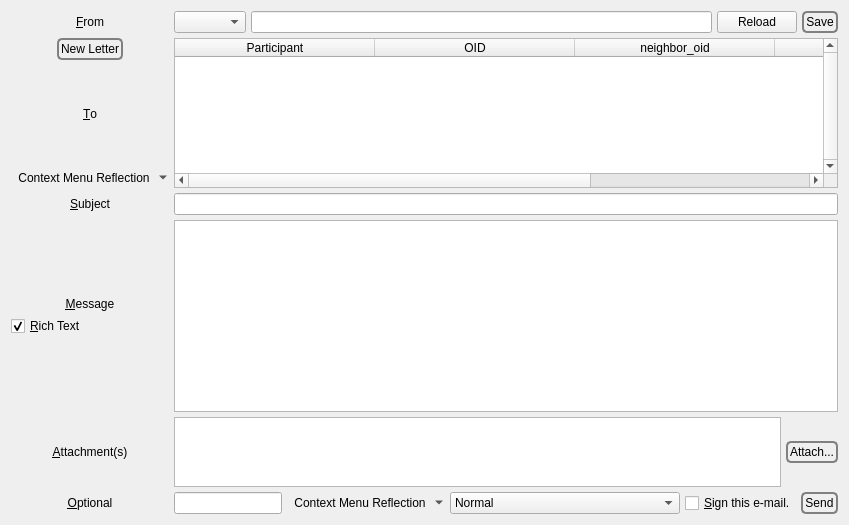
              <widget class="QWidget" name="tab_13">
               <attribute name="title">
                <string>&amp;Write</string>
               </attribute>
               <layout class="QVBoxLayout" name="verticalLayout_19">
                <item>
                 <layout class="QGridLayout" name="gridLayout_4">
                  <property name="spacing">
                   <number>5</number>
                  </property>
                  <item row="3" column="0">
                   <widget class="QLabel" name="label_25">
                    <property name="text">
                     <string>&amp;Subject</string>
                    </property>
                    <property name="alignment">
                     <set>Qt::AlignCenter</set>
                    </property>
                    <property name="margin">
                     <number>7</number>
                    </property>
                    <property name="buddy">
                     <cstring>outgoingSubject</cstring>
                    </property>
                   </widget>
                  </item>
                  <item row="6" column="0">
                   <widget class="QLabel" name="label_6">
                    <property name="text">
                     <string>&amp;Optional</string>
                    </property>
                    <property name="alignment">
                     <set>Qt::AlignCenter</set>
                    </property>
                    <property name="margin">
                     <number>7</number>
                    </property>
                    <property name="buddy">
                     <cstring>goldbug</cstring>
                    </property>
                   </widget>
                  </item>
                  <item row="0" column="1">
                   <layout class="QHBoxLayout" name="horizontalLayout_47">
                    <property name="spacing">
                     <number>5</number>
                    </property>
                    <item>
                     <widget class="QComboBox" name="emailName"/>
                    </item>
                    <item>
                     <widget class="QLineEdit" name="emailNameEditable"/>
                    </item>
                    <item>
                     <widget class="QPushButton" name="reloadEmailNames">
                      <property name="text">
                       <string>Reload</string>
                      </property>
                     </widget>
                    </item>
                    <item>
                     <widget class="QPushButton" name="saveEmailName">
                      <property name="styleSheet">
                       <string notr="true">QPushButton {
 border: 2px solid gray;
 background-color: qlineargradient(x1: 0, y1: 0, x2: 0, y2: 1,
                                   stop: 0 #E0E0E0, stop: 1 #FFFFFF);
 border-radius: 5px;

 padding: 2px;
 }


QPushButton:hover { 
background-color: qlineargradient(x1: 0, y1: 0, x2: 0, y2: 1,
                                   stop: 0 rgb(254,229,172), stop: 1 #FFFFFF);
background-position: top center; } 

QPushButton:pressed {
     background-color: darkgray;
     border-style: inset;
 }</string>
                      </property>
                      <property name="text">
                       <string>Save</string>
                      </property>
                     </widget>
                    </item>
                   </layout>
                  </item>
                  <item row="0" column="0">
                   <widget class="QLabel" name="label_41">
                    <property name="text">
                     <string>&amp;From</string>
                    </property>
                    <property name="alignment">
                     <set>Qt::AlignCenter</set>
                    </property>
                    <property name="margin">
                     <number>7</number>
                    </property>
                    <property name="buddy">
                     <cstring>emailName</cstring>
                    </property>
                   </widget>
                  </item>
                  <item row="4" column="0">
                   <layout class="QVBoxLayout" name="verticalLayout_71">
                    <property name="spacing">
                     <number>5</number>
                    </property>
                    <item>
                     <spacer name="verticalSpacer_7">
                      <property name="orientation">
                       <enum>Qt::Vertical</enum>
                      </property>
                      <property name="sizeHint" stdset="0">
                       <size>
                        <width>20</width>
                        <height>40</height>
                       </size>
                      </property>
                     </spacer>
                    </item>
                    <item>
                     <widget class="QLabel" name="label_4">
                      <property name="text">
                       <string>&amp;Message</string>
                      </property>
                      <property name="alignment">
                       <set>Qt::AlignCenter</set>
                      </property>
                      <property name="margin">
                       <number>7</number>
                      </property>
                      <property name="buddy">
                       <cstring>outgoingMessage</cstring>
                      </property>
                     </widget>
                    </item>
                    <item>
                     <widget class="QCheckBox" name="richtext">
                      <property name="toolTip">
                       <string>&lt;html&gt;&lt;head/&gt;&lt;body&gt;&lt;p&gt;The Rich Text option will be ignored on traditional e-mail accounts. If enabled, an HTML representation of the Message text will be included in the e-mail bundle.&lt;/p&gt;&lt;/body&gt;&lt;/html&gt;</string>
                      </property>
                      <property name="text">
                       <string>&amp;Rich Text</string>
                      </property>
                      <property name="checked">
                       <bool>true</bool>
                      </property>
                     </widget>
                    </item>
                    <item>
                     <spacer name="verticalSpacer_5">
                      <property name="orientation">
                       <enum>Qt::Vertical</enum>
                      </property>
                      <property name="sizeHint" stdset="0">
                       <size>
                        <width>20</width>
                        <height>40</height>
                       </size>
                      </property>
                     </spacer>
                    </item>
                   </layout>
                  </item>
                  <item row="6" column="1">
                   <layout class="QHBoxLayout" name="horizontalLayout_31">
                    <property name="spacing">
                     <number>5</number>
                    </property>
                    <item>
                     <widget class="QLineEdit" name="goldbug">
                      <property name="toolTip">
                       <string>&lt;html&gt;&lt;head/&gt;&lt;body&gt;&lt;p&gt;Bundle the e-mail components in an additional layer of authentication and encryption. The first ninety-six characters will be consumed. Do remember to notify all recipients of the Gold Bug.&lt;/p&gt;&lt;/body&gt;&lt;/html&gt;</string>
                      </property>
                     </widget>
                    </item>
                    <item>
                     <widget class="QToolButton" name="emailSecrets">
                      <property name="toolTip">
                       <string>Secret Streams</string>
                      </property>
                      <property name="text">
                       <string>Context Menu Reflection</string>
                      </property>
                      <property name="icon">
                       <iconset resource="../Icons/icons.qrc">
                        <normaloff>:/generic/menu-secret-email.png</normaloff>:/generic/menu-secret-email.png</iconset>
                      </property>
                      <property name="popupMode">
                       <enum>QToolButton::MenuButtonPopup</enum>
                      </property>
                      <property name="autoRaise">
                       <bool>true</bool>
                      </property>
                     </widget>
                    </item>
                    <item>
                     <widget class="QComboBox" name="email_fs_gb">
                      <property name="currentIndex">
                       <number>2</number>
                      </property>
                      <property name="sizeAdjustPolicy">
                       <enum>QComboBox::AdjustToContents</enum>
                      </property>
                      <property name="minimumContentsLength">
                       <number>25</number>
                      </property>
                      <item>
                       <property name="text">
                        <string>Forward Secrecy</string>
                       </property>
                      </item>
                      <item>
                       <property name="text">
                        <string>Gold Bug</string>
                       </property>
                      </item>
                      <item>
                       <property name="text">
                        <string>Normal</string>
                       </property>
                      </item>
                      <item>
                       <property name="text">
                        <string>Pure Forward Secrecy</string>
                       </property>
                      </item>
                     </widget>
                    </item>
                    <item>
                     <widget class="QCheckBox" name="sign_this_email">
                      <property name="text">
                       <string>&amp;Sign this e-mail.</string>
                      </property>
                     </widget>
                    </item>
                    <item>
                     <widget class="QPushButton" name="sendMail">
                      <property name="sizePolicy">
                       <sizepolicy hsizetype="Expanding" vsizetype="Fixed">
                        <horstretch>0</horstretch>
                        <verstretch>0</verstretch>
                       </sizepolicy>
                      </property>
                      <property name="styleSheet">
                       <string notr="true">QPushButton {
 border: 2px solid gray;
 background-color: qlineargradient(x1: 0, y1: 0, x2: 0, y2: 1,
                                   stop: 0 #E0E0E0, stop: 1 #FFFFFF);
 border-radius: 5px;

 padding: 2px;
 }


QPushButton:hover { 
background-color: qlineargradient(x1: 0, y1: 0, x2: 0, y2: 1,
                                   stop: 0 rgb(254,229,172), stop: 1 #FFFFFF);
background-position: top center; } 

QPushButton:pressed {
     background-color: darkgray;
     border-style: inset;
 }</string>
                      </property>
                      <property name="text">
                       <string>Send</string>
                      </property>
                     </widget>
                    </item>
                   </layout>
                  </item>
                  <item row="5" column="1">
                   <layout class="QHBoxLayout" name="horizontalLayout_51">
                    <property name="spacing">
                     <number>5</number>
                    </property>
                    <item>
                     <widget class="QTextEdit" name="attachment">
                      <property name="sizePolicy">
                       <sizepolicy hsizetype="Expanding" vsizetype="Maximum">
                        <horstretch>0</horstretch>
                        <verstretch>0</verstretch>
                       </sizepolicy>
                      </property>
                      <property name="toolTip">
                       <string>&lt;html&gt;&lt;head/&gt;&lt;body&gt;&lt;p&gt;Traditional e-mail supports only single attachments. Inline attachments are also not supported.&lt;/p&gt;&lt;p&gt;Click an attachment to remove it.&lt;/p&gt;&lt;/body&gt;&lt;/html&gt;</string>
                      </property>
                     </widget>
                    </item>
                    <item>
                     <widget class="QPushButton" name="selectAttachment">
                      <property name="styleSheet">
                       <string notr="true">QPushButton {
 border: 2px solid gray;
 background-color: qlineargradient(x1: 0, y1: 0, x2: 0, y2: 1,
                                   stop: 0 #E0E0E0, stop: 1 #FFFFFF);
 border-radius: 5px;

 padding: 2px;
 }


QPushButton:hover { 
background-color: qlineargradient(x1: 0, y1: 0, x2: 0, y2: 1,
                                   stop: 0 rgb(254,229,172), stop: 1 #FFFFFF);
background-position: top center; } 

QPushButton:pressed {
     background-color: darkgray;
     border-style: inset;
 }</string>
                      </property>
                      <property name="text">
                       <string>Attach...</string>
                      </property>
                     </widget>
                    </item>
                   </layout>
                  </item>
                  <item row="4" column="1">
                   <widget class="QTextEdit" name="outgoingMessage">
                    <property name="tabChangesFocus">
                     <bool>true</bool>
                    </property>
                    <property name="textInteractionFlags">
                     <set>Qt::TextEditorInteraction</set>
                    </property>
                   </widget>
                  </item>
                  <item row="2" column="1">
                   <layout class="QVBoxLayout" name="verticalLayout_70">
                    <property name="spacing">
                     <number>5</number>
                    </property>
                    <item>
                     <widget class="QTableWidget" name="emailParticipants">
                      <property name="sizePolicy">
                       <sizepolicy hsizetype="Expanding" vsizetype="Minimum">
                        <horstretch>0</horstretch>
                        <verstretch>0</verstretch>
                       </sizepolicy>
                      </property>
                      <property name="maximumSize">
                       <size>
                        <width>16777215</width>
                        <height>150</height>
                       </size>
                      </property>
                      <property name="verticalScrollBarPolicy">
                       <enum>Qt::ScrollBarAlwaysOn</enum>
                      </property>
                      <property name="alternatingRowColors">
                       <bool>true</bool>
                      </property>
                      <property name="selectionBehavior">
                       <enum>QAbstractItemView::SelectRows</enum>
                      </property>
                      <property name="horizontalScrollMode">
                       <enum>QAbstractItemView::ScrollPerPixel</enum>
                      </property>
                      <property name="sortingEnabled">
                       <bool>true</bool>
                      </property>
                      <attribute name="horizontalHeaderDefaultSectionSize">
                       <number>200</number>
                      </attribute>
                      <attribute name="horizontalHeaderStretchLastSection">
                       <bool>true</bool>
                      </attribute>
                      <column>
                       <property name="text">
                        <string>Participant</string>
                       </property>
                      </column>
                      <column>
                       <property name="text">
                        <string>OID</string>
                       </property>
                      </column>
                      <column>
                       <property name="text">
                        <string>neighbor_oid</string>
                       </property>
                      </column>
                      <column>
                       <property name="text">
                        <string>public_key_hash</string>
                       </property>
                      </column>
                      <column>
                       <property name="text">
                        <string>Forward Secrecy Information</string>
                       </property>
                      </column>
                     </widget>
                    </item>
                   </layout>
                  </item>
                  <item row="5" column="0">
                   <widget class="QLabel" name="label_94">
                    <property name="text">
                     <string>&amp;Attachment(s)</string>
                    </property>
                    <property name="alignment">
                     <set>Qt::AlignCenter</set>
                    </property>
                    <property name="margin">
                     <number>7</number>
                    </property>
                    <property name="buddy">
                     <cstring>attachment</cstring>
                    </property>
                   </widget>
                  </item>
                  <item row="3" column="1">
                   <widget class="QLineEdit" name="outgoingSubject"/>
                  </item>
                  <item row="2" column="0">
                   <layout class="QVBoxLayout" name="verticalLayout_20">
                    <property name="topMargin">
                     <number>0</number>
                    </property>
                    <item>
                     <layout class="QHBoxLayout" name="horizontalLayout_9">
                      <property name="topMargin">
                       <number>0</number>
                      </property>
                      <item>
                       <widget class="QPushButton" name="clearOutgoing">
                        <property name="sizePolicy">
                         <sizepolicy hsizetype="Fixed" vsizetype="Fixed">
                          <horstretch>0</horstretch>
                          <verstretch>0</verstretch>
                         </sizepolicy>
                        </property>
                        <property name="toolTip">
                         <string>New Letter</string>
                        </property>
                        <property name="styleSheet">
                         <string notr="true">QPushButton {
 border: 2px solid gray;
 background-color: qlineargradient(x1: 0, y1: 0, x2: 0, y2: 1,
                                   stop: 0 #E0E0E0, stop: 1 #FFFFFF);
 border-radius: 5px;

 padding: 2px;
 }


QPushButton:hover { 
background-color: qlineargradient(x1: 0, y1: 0, x2: 0, y2: 1,
                                   stop: 0 rgb(254,229,172), stop: 1 #FFFFFF);
background-position: top center; } 

QPushButton:pressed {
     background-color: darkgray;
     border-style: inset;
 }</string>
                        </property>
                        <property name="text">
                         <string>New Letter</string>
                        </property>
                       </widget>
                      </item>
                     </layout>
                    </item>
                    <item>
                     <widget class="QLabel" name="label_10">
                      <property name="text">
                       <string>&amp;To</string>
                      </property>
                      <property name="alignment">
                       <set>Qt::AlignCenter</set>
                      </property>
                      <property name="margin">
                       <number>7</number>
                      </property>
                      <property name="buddy">
                       <cstring>emailParticipants</cstring>
                      </property>
                     </widget>
                    </item>
                    <item>
                     <layout class="QHBoxLayout" name="horizontalLayout_24">
                      <property name="topMargin">
                       <number>0</number>
                      </property>
                      <item>
                       <widget class="QToolButton" name="emailWriteActionMenu">
                        <property name="toolTip">
                         <string>Context Menu</string>
                        </property>
                        <property name="text">
                         <string>Context Menu Reflection</string>
                        </property>
                        <property name="icon">
                         <iconset resource="../Icons/icons.qrc">
                          <normaloff>:/generic/menu.png</normaloff>:/generic/menu.png</iconset>
                        </property>
                        <property name="popupMode">
                         <enum>QToolButton::MenuButtonPopup</enum>
                        </property>
                        <property name="autoRaise">
                         <bool>true</bool>
                        </property>
                       </widget>
                      </item>
                     </layout>
                    </item>
                   </layout>
                  </item>
                 </layout>
                </item>
               </layout>
              </widget>
